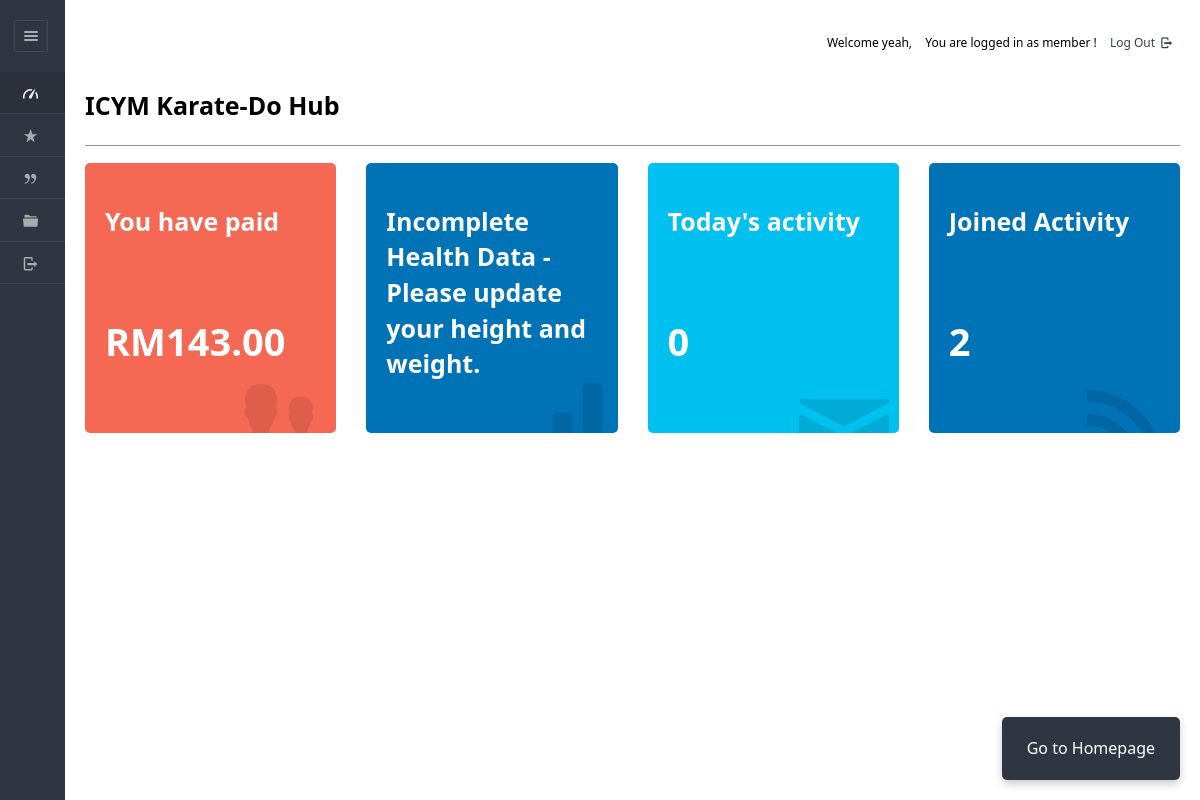
The page /dashboard/member/index.php (signed in) on the database as committed earlier.
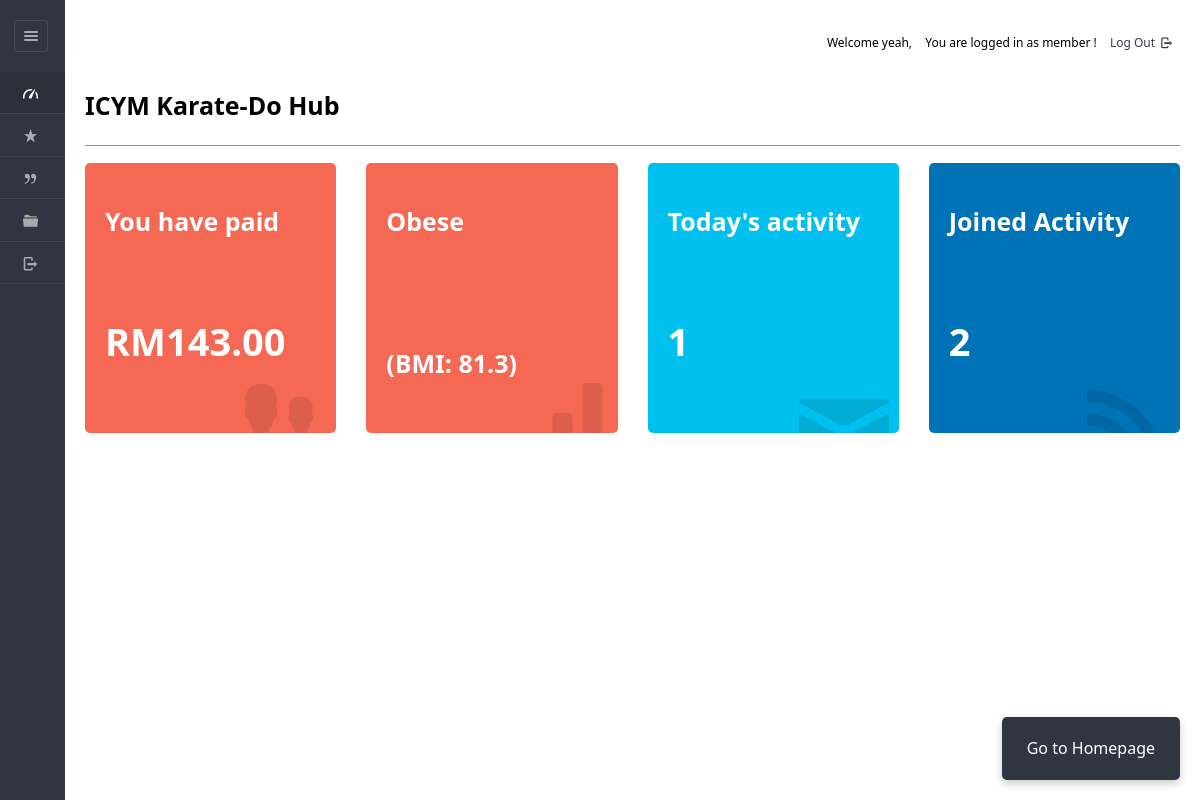
The same page on the database as committed later.
### tables this page shows
CREATE TABLE IF NOT EXISTS `health_status` (
  `healthid` varchar(100) NOT NULL,
  `height` varchar(8) DEFAULT NULL,
  `weight` varchar(8) DEFAULT NULL,
  `remarks` varchar(200) NOT NULL DEFAULT '',
  `userid` varchar(20) NOT NULL,
  PRIMARY KEY (`healthid`)
);

### dashboard/member/nav.php (called while the page is built, shortened)
<?php
require '../../include/db_conn.php';
$userId = $_SESSION['userid'];
$query = "SELECT hasApproved FROM users WHERE userid = '$userId'";
$result = mysqli_query($con, $query);
$row = mysqli_fetch_assoc($result);
$isApproved = $row['hasApproved'];
?>

### dashboard/member/index.php (the view, shortened to what the changed rows need)
<?php
require '../../include/db_conn.php';
$user_id = $_SESSION['userid'];
$sql = "SELECT * FROM users WHERE userid = $user_id";
$result = $con->query($sql);
if ($result->num_rows > 0) {
    $userProfile = $result->fetch_assoc();
    $isProfileComplete = true;
    foreach ($userProfile as $key => $value) {
        if ($value === null) {
            $isProfileComplete = false;
            break;
        }
    }
} else {
    $isProfileComplete = false;
}
?>
<!DOCTYPE html>
<html lang="en">
<head>
    <link rel="stylesheet" href="../../css/style.css"  id="style-resource-5">
    <link rel="stylesheet" href="../../css/dashMain.css">
    <link rel="stylesheet" type="text/css" href="../../css/entypo.css">
    <link rel="stylesheet" href="../../css/insidedashboard.css">
    <link rel="stylesheet" href="../../css/dashboard/sidebar.css">
</head>
<body class="page-body page-fade" onload="collapseSidebar()">
    <div class="page-container sidebar-collapsed" id="navbarcollapse">
            <?php include('nav.php'); ?>
        <div class="main-content">
            <h2>ICYM Karate-Do Hub</h2>
            <?php if ($isApproved == 'No'): ?>
                <div class="approval-message">You have not been approved yet.</div>
<div class="approval-message complete-profile">Please do complete your profile.</div><br>
<div class="approval-message wait-approval" style="display: none;">You have completed your profile. <br>Please wait for approval by the Club Manager <br> which might take up to 3 days.</div>
<button class="profile-button" style="display: none;" onclick="window.location.href='more-userprofile.php'">Complete Your Profile</button>
<script>
  // Custom function to display appropriate message or button based on profile completion
  function showProfileStatus() {
    <?php if ($isProfileComplete): ?>
      document.querySelector('.complete-profile').style.display = 'none';
      document.querySelector('.wait-approval').style.display = 'block';
    <?php else: ?>
      document.querySelector('.complete-profile').style.display = 'block';
      document.querySelector('.profile-button').style.display = 'block';
    <?php endif; ?>
  }
  // Call the custom function on window load
  window.addEventListener('load', showProfileStatus);
</script>
            <?php else: ?>
                <div class="row">
<div class="col-sm-3"><a href="payments.php">
<div class="tile-stats tile-red">
    <div class="icon"><i class="entypo-users"></i></div>
    <div class="num" data-postfix="" data-duration="1500" data-delay="0">
        <h2>You have paid</h2><br>
        <?php
            $date = date('Y-m');
            $userId = $_SESSION['userid'];
            $query = "SELECT planid FROM enrolls_to
                     WHERE userid = '$userId'
                     AND paid_date LIKE '$date%'
                     AND hasPaid = 'yes'
                     AND hasApproved = 'yes'";
            $result = mysqli_query($con, $query);
            $revenue = 0;
            if (mysqli_num_rows($result) > 0) {
                while ($row = mysqli_fetch_array($result, MYSQLI_ASSOC)) {
                    $query1 = "SELECT amount FROM plan WHERE planid='" . $row['planid'] . "'";
                    $result1 = mysqli_query($con, $query1);
                    if ($result1) {
                        $value = mysqli_fetch_assoc($result1);
                        if (isset($value['amount'])) {
                            $revenue += floatval($value['amount']);
                        }
                    }
                }
            }
            if ($revenue > 0) {
                echo "RM" . number_format($revenue, 2);
            } else {
                echo "No payments made this month.";
            }
        ?>
    </div>
</div>
</a></div>
<?php
$bmiMessage = "No Health Data Available - Please update your height and weight.";
if (isset($_SESSION['userid']) && !empty($_SESSION['userid'])) {
    $userid = intval($_SESSION['userid']);
    $query = "SELECT height, weight FROM health_status WHERE userid = ?";
    if ($stmt = mysqli_prepare($con, $query)) {
        mysqli_stmt_bind_param($stmt, "i", $userid);
        mysqli_stmt_execute($stmt);
        $result = mysqli_stmt_get_result($stmt);
        if ($result && mysqli_num_rows($result) > 0) {
            $row = mysqli_fetch_assoc($result);
            $height = floatval($row['height']);
            $weight = floatval($row['weight']);
            if (empty($height) || empty($weight)) {
                $bmiMessage = "Incomplete Health Data - Please update your height and weight.";
            } elseif ($height > 0 && $weight > 0) {
                if ($height > 3) {
                    $height = $height / 100;
                }
                $bmi = $weight / ($height * $height);
                $bmi = round($bmi, 2);
                if ($bmi < 18.5) {
                    $bmiMessage = htmlspecialchars("Underweight") . "<br><br><br><br>" . htmlspecialchars("(BMI: $bmi)");
                    $tileClass = "tile-red";
                } elseif ($bmi >= 18.5 && $bmi <= 24.9) {
                    $bmiMessage = htmlspecialchars("Healthy") . "<br><br><br><br>" . htmlspecialchars("(BMI: $bmi)");
                    $tileClass = "tile-green";
                } elseif ($bmi >= 25 && $bmi <= 29.9) {
                    $bmiMessage = htmlspecialchars("Overweight") . "<br><br><br><br>" . htmlspecialchars("(BMI: $bmi)");
                    $tileClass = "tile-orange";
                } else {
                    $bmiMessage = htmlspecialchars("Obese") . "<br><br><br><br>" . htmlspecialchars("(BMI: $bmi)");
                    $tileClass = "tile-red";
                }
            } else {
                $bmiMessage = htmlspecialchars("Invalid Health Data") . "<br>" . htmlspecialchars("Please update your height and weight.");
            }
        }
    } else {
        $bmiMessage = "System Error - Please try again later.";
        error_log("Failed to prepare BMI calculation query: " . mysqli_error($con));
    }
} else {
    $bmiMessage = "Please log in to view your health status.";
}
if (!isset($tileClass)) {
    $tileClass = "tile-blue";
}
?>
<div class="col-sm-3">
    <a href="more-userprofile.php">
        <div class="tile-stats <?php echo htmlspecialchars($tileClass); ?>">
            <div class="icon"><i class="entypo-chart-bar"></i></div>
            <div class="num" data-postfix="" data-duration="1500" data-delay="0">
                <h2><?php echo $bmiMessage; ?></h2>
            </div>
        </div>
    </a>
</div>
			<div class="col-sm-3"><a href="viewroutine.php">
				<div class="tile-stats tile-aqua">
					<div class="icon"><i class="entypo-mail"></i></div>
						<div class="num" data-postfix="" data-duration="1500" data-delay="0">
						<h2>Today's activity</h2><br>
							<?php
							$date  = date('Y-m');
							$query = "select COUNT(*) from users WHERE joining_date LIKE '$date%'";
							$result = mysqli_query($con, $query);
							if (mysqli_affected_rows($con) != 0) {
							    while ($row = mysqli_fetch_array($result, MYSQLI_ASSOC)) {
							        echo $row['COUNT(*)'];
							    }
							}
							?>
						</div>
				</div></a>
			</div>
<div class="col-sm-3">
    <a href="view_plan.php">
        <div class="tile-stats tile-blue">
            <div class="icon"><i class="entypo-rss"></i></div>
            <div class="num" data-postfix="" data-duration="1500" data-delay="0">
                <h2>Joined Activity</h2><br>
                <?php
                if (!isset($_SESSION['userid'])) {
                    echo "0";
                } else {
                    $userid = mysqli_real_escape_string($con, $_SESSION['userid']);
                    $query = "SELECT COUNT(*) as plan_count
                             FROM enrolls_to e
                             INNER JOIN plan p ON e.planid = p.planid
                             WHERE e.userid = '$userid'
                             AND p.active = 'yes'
                             AND e.hasApproved = 'yes'";
                    $result = mysqli_query($con, $query);
                    if ($result && mysqli_affected_rows($con) != 0) {
                        $row = mysqli_fetch_array($result, MYSQLI_ASSOC);
                        echo htmlspecialchars($row['plan_count']);
                    } else {
                        echo "0";
                    }
                }
                ?>
            </div>
        </div>
    </a>
</div>
                </div>
            <?php endif; ?>
        </div>
    </div>
</body>
</html>

Rows that differ between the two databases and show on the page:
added health_status: weight "(BMI: 81.3)"
Other text that changed with them:
$bmiMessage: "Incomplete Health Data - Please update your height and weight." → (not shown)
text now shown: "Obese"
new list line: "1"
list line gone: "0"
